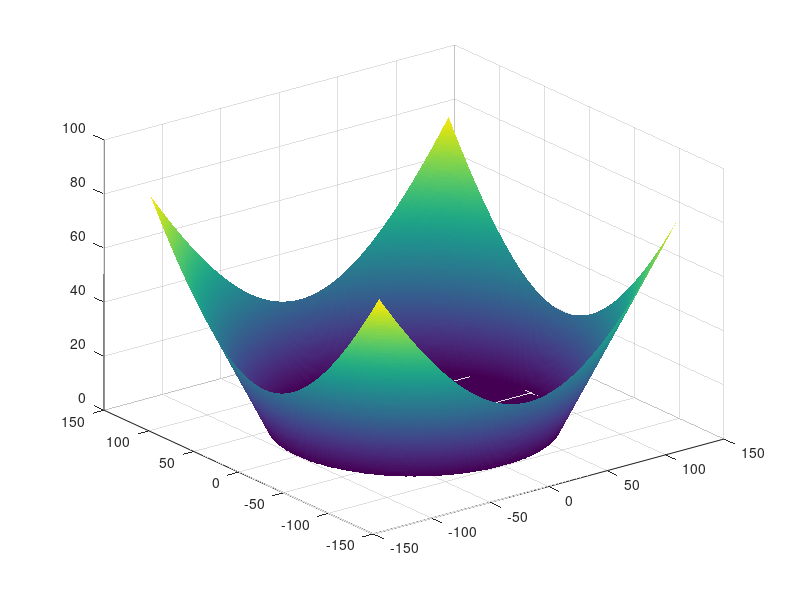
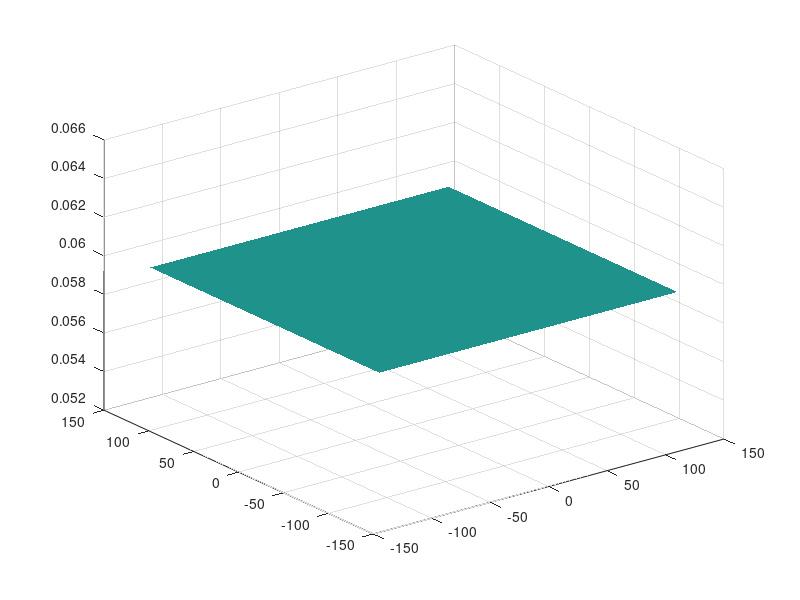

Reproduce these figures in MATLAB, in order. (Note: this script raises an error after producing the figures.)

%%% Multi-track simulation
%%% We will turn off all disp in GP2DF!!!!
clearvars
% % close all
format compact
close all
tic


disp(date);
%%%%%% Define Constants
disp('Defining Constants');

%%% Physical Constants
hbar = 0.6582;	% Plank's Constant (meV.ps)
c=3*10^14*10^-12;	% Speed of light (um/ps)
me=511*10^6/c^2;	% Free electron mass (meV/c^2)
mp=(7*10^-5)*me; % mass of Cavity photon
%%% Calculation Contronl
tstart = 1;	% Initial Dynamics time (ps)
tfinish = 200;	% Finish time (ps)     % reservoir steady state time needed: 100 ps; +20 ps;
tp = tfinish/2;
tstep=0.1;%0.25;	% Frequency to stroe data
Nt=(tfinish-tstart)/tstep;
%%%%%% End

%%%%%% Grid of energy, momentum and real space
%%% For energy
Ns=400;	% Sub-steps;
% Although data will be store for every tstep, it will be calculate over smaller intervals, Ns sets the number of intervals for every tstep;
sstep=tstep/Ns;	% This time step in time used in solving the differential equations; (ps)


uc=1; % Unit cell size (um)
nuc=128; % Number of Unit Cell in one direction from 0-end


%%% For real space
num_p = 2;
Nx=nuc*num_p;	% Number of points in x-axis
Ny=nuc*num_p;	% Number of points in y-axis
xmax=nuc*uc;	% Set x range (um)
ymax=nuc*uc;	% set y range (um)
x=((1:Nx)'-Nx/2-1)*2*xmax/Nx';	% Grid in x
y=((1:Ny)'-Ny/2-1)*2*ymax/Ny';  % Grid in y
dx=abs(x(4)-x(3));	% dx (um)
dy=abs(y(4)-y(3));      % dy
x0=Nx/2+1;  % x=0 index
y0=Ny/2+1;
[X,Y]=meshgrid(x,y);

%%% For momentum space
kxmax=pi/dx; % maxmium of k valus (um^-1)
kymax=pi/dy;
kx=((1:Nx)'-Nx/2-1)*pi/xmax;	% Grid in kx
ky=((1:Ny)'-Ny/2-1)*pi/ymax;	% Grid in ky
dkx=2*kxmax/Nx;	% dkx
dky=2*kymax/Ny;	% dky
[KX,KY]=meshgrid(kx,ky);
%%%%%% END

%%%%%% Dispersion
EC=(hbar^2)*(KX.^2+KY.^2)/(2*mp);

%%%%% Nonlinear interaction %%%%%%%%
%%%%% Parameters controled by experimantal
alphaNL=2*10^-3;	%meV*um^2
Gin = 0.02;   % Gain rate 0.02 ps^-1 um^2
beta= 10^-2;


%%%%%% Pump parameters: Laguerre Gaussian pumping
%%% Pump Rate Intensity no dxdy thing!!!!



omega = 0.15/hbar; %ps^-1
tauP = 14;   % ps
tauR = 120; % ps
Gamma = 1*hbar/(2*tauP);

% Pump intensity 
% P0 = 0.001;
% P0 = 0.05*Gamma*sqrt(hbar*omega/alphaNL);

ratio = 2;
Inten_Pn = ratio*1/(Gin*tauP*tauR);
% Inten_Pr = 0.05*20;
Inten_Pr = 0.05*20;
% Inten_Pr = 0.05*100;
sigr = 6; % size
sigr_Poten = 2;
sigr_non = 10;

locate_pump = -50;
locate_poten = 10;

RL = sqrt(X.^2+(Y-locate_pump).^2);
RL_non = sqrt(X.^2+(Y+locate_poten).^2);
RL_poten = sqrt(X.^2+(Y+locate_poten).^2);
Phase = atan2(Y,X);

%Gaussian
r = sqrt(X.^2 + Y.^2);

absorbL = 100;
streng = 1;
RL_ab=sqrt((X).^2+(Y).^2);
ab_boundary = streng*(RL_ab-absorbL>0).*(RL_ab-absorbL)*(-1i);

kky = -0.5; %um^-1
% kky = -3.4;
Pr = Inten_Pr*exp(-(RL/sigr).^2).*exp(-1i*kky*Y);
Pn = Inten_Pn*ones(length(x),length(x));




PE = 10; %meV;
Poten = PE*exp(-(RL_poten/sigr_Poten).^2);


figure()
surf(x,y,abs(ab_boundary))
shading interp

figure()
surf(x,y,abs(Pn))
shading interp
% saveas(gcf,'images/particle_number.jpg')
% saveas(gcf,sprintf('images/%d.jpg',1))


Poten = Poten + ab_boundary;






%%


%%%%%% Define Fehlberg coefficients (for fifth order Runge-Kutta procedure)
ai(1)=16/135;
ai(2)=0;
ai(3)=6656/12825;
ai(4)=28561/56430;
ai(5)=-9/50;
ai(6)=2/55; %#ok<NASGU>

aibi(1)=1/360;
aibi(2)=0;
aibi(3)=-128/4275;
aibi(4)=-2197/75240;
aibi(5)=1/50;
aibi(6)=2/55;

dij(1,1)=0;
dij(2,1)=1/4;
dij(3,1)=3/32;          dij(3,2)=9/32;
dij(4,1)=1932/2197;     dij(4,2)=-7200/2197;    dij(4,3)=7296/2197;
dij(5,1)=439/216;       dij(5,2)=-8;            dij(5,3)=3680/513;
dij(5,4)=-845/4104;
dij(6,1)=-8/27;         dij(6,2)=2;             dij(6,3)=-3544/2565;
dij(6,4)=1859/4104;     dij(6,5)=-11/40;
%%%%%% END

% Load initial condition
%load psi_601.mat
%load res_601.mat
%psi_ini = psi5;
%rev_ini = rev5;
%clear psi5 rev5

%%%%%% Define the initial state

t=0;	% Real time (ps)
%%% Take the initial wavefunction
% set the random seed
rng('shuffle'); % make the initial seed depned on current time
%rng('default'); % make sure the same random initial condition
% psi5=10e-1*(zeros(Ny,Nx)+1i*zeros(Ny,Nx));
% psi5=exp(-X.^2/4).*exp(-Y.^2/4).*exp(1i*X*2);
% psi5 = Pxy1;
% psi5=10e-2*(randn(Ny,Nx)+1i*randn(Ny,Nx));
psi5 = 10e-1*(zeros(Ny,Nx)+1i*zeros(Ny,Nx));
rev5 = 10e-1*(zeros(Ny,Nx)+1i*zeros(Ny,Nx));
% noise = 10e-10*(randn(Ny,Nx)+1i*randn(Ny,Nx));
%%%%%% END






para = struct('hbar',hbar,'sstep',sstep,'alpha',alphaNL,'tauP',tauP, ...
    'Pr',Pr,'Pn',Pn,'omega',omega,'tp',tp,'Gamma',Gamma,'EC',EC,'Gin',Gin,'beta',beta,'tauR',tauR,'Poten',Poten);
%%%%%% 5th order Runge-Kutta Algorithm
for si=0:1:4
    t=si*sstep;

    % Label theta at next, current and 4 sub-timesteps behind
    psin1=['psi',sprintf('%g',si+5+1)];	% Label of next sub-timestep
    psin = ['psi',sprintf('%g',si+5)];      % Label of current sub-timestep
    psin_4 = ['psi',sprintf('%g',si+5-4)];  % Label of four sub-timesteps back

    % Label theta at next, current and 4 sub-timesteps behind
    revn1=['rev',sprintf('%g',si+5+1)];	% Label of next sub-timestep
    revn = ['rev',sprintf('%g',si+5)];      % Label of current sub-timestep
    revn_4 = ['rev',sprintf('%g',si+5-4)];  % Label of four sub-timesteps back


    % Calculate gradients
    [f1psi,f1rev] = fcal2D(...
        eval(psin),...
        eval(revn),...
        t,para);

    [f2psi,f2rev] = fcal2D(...
        eval(psin)+dij(2,1)*f1psi,...
        eval(revn)+dij(2,1)*f1rev,...
        t,para);

    [f3psi,f3rev] = fcal2D(...
        eval(psin)+dij(3,1)*f1psi+dij(3,2)*f2psi,...
        eval(revn)+dij(3,1)*f1rev+dij(3,2)*f2rev,...
        t,para);

    [f4psi,f4rev] = fcal2D(...
        eval(psin)+dij(4,1)*f1psi+dij(4,2)*f2psi+dij(4,3)*f3psi,...
        eval(revn)+dij(4,1)*f1rev+dij(4,2)*f2rev+dij(4,3)*f3rev,...
        t,para);

    [f5psi,f5rev] = fcal2D(...
        eval(psin)+dij(5,1)*f1psi+dij(5,2)*f2psi+dij(5,3)*f3psi+dij(5,4)*f4psi,...
        eval(revn)+dij(5,1)*f1rev+dij(5,2)*f2rev+dij(5,3)*f3rev+dij(5,4)*f4rev,...
        t,para);

    [f6psi,f6rev] = fcal2D(...
        eval(psin)+dij(6,1)*f1psi+dij(6,2)*f2psi+dij(6,3)*f3psi+dij(6,4)*f4psi+dij(6,5)*f5psi,...
        eval(revn)+dij(6,1)*f1rev+dij(6,2)*f2rev+dij(6,3)*f3rev+dij(6,4)*f4rev+dij(6,5)*f5rev,...
        t,para);

    % Calculate fields at next sub-timestep
    eval([psin1 '=eval(psin)+ai(1)*f1psi+ai(2)*f2psi+ai(3)*f3psi+ai(4)*f4psi+ai(5)*f5psi+ai(6)*f6psi;']);
    eval([revn1 '=eval(revn)+ai(1)*f1rev+ai(2)*f2rev+ai(3)*f3rev+ai(4)*f4rev+ai(5)*f5rev+ai(6)*f6rev;']);

    % Calculate errors
    errorpsi=sum(sum(abs(...
        aibi(1)*f1psi+aibi(2)*f2psi+aibi(3)*f3psi...
        +aibi(4)*f4psi+aibi(5)*f5psi+aibi(6)*f6psi)))...
        /(sum(sum(abs(eval(psin1)))));

    % Clear psi at sub-timestep 6 substeps behind next substep
    clear(psin_4);
    clear(revn_4);

end
clear f1psi f2psi f3psi f4psi f5psi f6psi
clear f1rev f2rev f3rev f4rev f5rev f6rev

clear ai aibi dij

%%%%%% END

%%%%%% Prepare for 5th order Adams-Bashforth-Moulton Algorithm
% This part of the code prepares for the 5th order Adams-Bashforth-Moulton Algorithm. From the stored values of psi from the Runge-Kutta procedure it calculates the gradients, fpsi=dpsi/dt, for each sub-timestep. The results are the arrays: % fpsi6, fpsi7, fpsi8, fpsi9 We also keep the last value of the field: (psi10, theta10) This part of the procedure uses the function, fcal2D(psi,...,t), which gives the value of dpsi/dt
% Increment substep by one
si=si+1;        %si=5 now

% Label psi at previous four sub-timesteps
psin_1 = ['psi',sprintf('%g',si+5-1)];
psin_2 = ['psi',sprintf('%g',si+5-2)];
psin_3 = ['psi',sprintf('%g',si+5-3)];
psin_4 = ['psi',sprintf('%g',si+5-4)];

% Label f at previous four sub-timesteps
fpsin_1 = ['fpsi',sprintf('%g',si+5-1)];
fpsin_2 = ['fpsi',sprintf('%g',si+5-2)];
fpsin_3 = ['fpsi',sprintf('%g',si+5-3)];
fpsin_4 = ['fpsi',sprintf('%g',si+5-4)];

% Label phi at previous four sub-timesteps
revn_1 = ['rev',sprintf('%g',si+5-1)];
revn_2 = ['rev',sprintf('%g',si+5-2)];
revn_3 = ['rev',sprintf('%g',si+5-3)];
revn_4 = ['rev',sprintf('%g',si+5-4)];

% Label f at previous four sub-timesteps
frevn_1 = ['frev',sprintf('%g',si+5-1)];
frevn_2 = ['frev',sprintf('%g',si+5-2)];
frevn_3 = ['frev',sprintf('%g',si+5-3)];
frevn_4 = ['frev',sprintf('%g',si+5-4)];


% Calculate f at previous four sub-timesteps
eval([ '[' fpsin_1  ',' frevn_1 ']=fcal2D(' ...
    psin_1  ',' revn_1 ','...
    't,para);']);

eval([ '[' fpsin_2  ',' frevn_2 ']=fcal2D(' ...
    psin_2 ',' revn_2 ','...
    't,para);']);

eval([ '[' fpsin_3  ',' frevn_3 ']=fcal2D(' ...
    psin_3 ',' revn_3 ','...
    't,para);']);

eval([ '[' fpsin_4  ',' frevn_4 ']=fcal2D(' ...
    psin_4 ',' revn_4 ','...
    't,para);']);

% Clear psi at sub-timesteps earlier than last sub-timestep
clear(psin_1); clear('psin_1');
clear(psin_2); clear('psin_2');
clear(psin_3); clear('psin_3');
clear(psin_4); clear('psin_4');

clear(revn_1); clear('revn_1');
clear(revn_2); clear('revn_2');
clear(revn_3); clear('revn_3');
clear(revn_4); clear('revn_4');


%%%%%% END

%%%%%% Start main 5th order Adams-Bashforth-Moulton Algorithm for all remaining timesteps This is the main part of the algorithm that calculates psi and theta for every sub-timestep.  For each timestep after the initial equilibrium time set by E_tstart plots are made for the first Monte Carlo realization if allow_plots==true For each value in the sample time grid, defined by E_Samples, E_start, and tfinish the field is saved in the variable psi_Ei where Ei is an index The time dynamics of the first Monte Carlo realization is also stored in the variable psit (if allow_plots==1) This part of the procedure uses the function, fcalc2DIS(psi,...,t), which gives the value of dpsi/dt
psit=zeros(Ny,Nx);
revt=zeros(Ny,Nx);


for ti=0:1:tfinish/tstep

    t=ti*tstep+si*sstep;
    plot_t(ti+1) = t;
    disp([sprintf('%1.4f',t),' ps', sprintf(' \t %g',ti),' step ']);
    display(['|psi|^2 : ' sprintf('%1.4g',sum(sum(abs(psit).^2)))]);	% Why 1e8?
    display(['|rev|^2 : ' sprintf('%1.4g',sum(sum(revt)))]);	% Why 1e8?
    sum_psi(ti+1) = sum(sum(abs(psit).^2));



    while si<Ns
        t=ti*tstep+si*sstep;

        % Label f at next and previous 5 sub-timesteps
        fpsin1 = ['fpsi',sprintf('%g',si+5+1)];
        fpsin = ['fpsi',sprintf('%g',si+5)];
        fpsin_1 = ['fpsi',sprintf('%g',si+5-1)];
        fpsin_2 = ['fpsi',sprintf('%g',si+5-2)];
        fpsin_3 = ['fpsi',sprintf('%g',si+5-3)];
        fpsin_4 = ['fpsi',sprintf('%g',si+5-4)];

        % Label f at next and previous 5 sub-timesteps
        frevn1 = ['frev',sprintf('%g',si+5+1)];
        frevn = ['frev',sprintf('%g',si+5)];
        frevn_1 = ['frev',sprintf('%g',si+5-1)];
        frevn_2 = ['frev',sprintf('%g',si+5-2)];
        frevn_3 = ['frev',sprintf('%g',si+5-3)];
        frevn_4 = ['frev',sprintf('%g',si+5-4)];



        % Label psi at next and last sub-timestep
        psin1 = ['psi',sprintf('%g',si+5+1)];
        psin = ['psi',sprintf('%g',si+5)];

        revn1 = ['rev',sprintf('%g',si+5+1)];
        revn = ['rev',sprintf('%g',si+5)];


        % Calculate f at last sub-timestep
        eval([ '[' fpsin  ',' frevn ']=fcal2D(eval(psin),eval(revn),t,para);']);

        % Predict psi at next sub-timestep (Adams-Bashforth Formula)
        psiapprox=eval(psin)+(1/720)*(...
            1901*eval(fpsin)-2774*eval(fpsin_1)...
            +2616*eval(fpsin_2)-1274*eval(fpsin_3)...
            +251*eval(fpsin_4));

        revapprox=eval(revn)+(1/720)*(...
            1901*eval(frevn)-2774*eval(frevn_1)...
            +2616*eval(frevn_2)-1274*eval(frevn_3)...
            +251*eval(frevn_4));

        clear(fpsin_4);
        clear(frevn_4);

        % Predict f at next sub-timestep

        eval([ '[' fpsin1  ',' frevn1 ']=fcal2D(psiapprox,revapprox,t,para);']);

        % Correct psi at next sub-timestep (Adams-Moulton Formula)
        eval([ psin1 '=eval(psin)+(1/720)*',...
            '(251*eval(fpsin1)+646*eval(fpsin)-264*eval(fpsin_1)',...
            '+106*eval(fpsin_2)-19*eval(fpsin_3));']);
         % Correct rev at next sub-timestep (Adams-Moulton Formula)
        eval([ revn1 '=eval(revn)+(1/720)*',...
            '(251*eval(frevn1)+646*eval(frevn)-264*eval(frevn_1)',...
            '+106*eval(frevn_2)-19*eval(frevn_3));']);



        clear(psin);
        clear(revn);

        % Increment sub-timestep
        si=si+1;
    end

    if eval(['isnan(sum(sum(' psin1 ')))'])
        calcsuccess=false;
        disp('  Calculation Stopped: Time step too large')
        return
    end

    % Prepare for next timestep
    psi5=eval(psin1); clear(psin1);
    rev5=eval(revn1); clear(revn1);

    clear(fpsin1);
    clear(frevn1);


    fpsi4=eval(fpsin); clear(fpsin);
    fpsi3=eval(fpsin_1); clear(fpsin_1);
    fpsi2=eval(fpsin_2); clear(fpsin_2);
    fpsi1=eval(fpsin_3); clear(fpsin_3);

    frev4=eval(frevn); clear(frevn);
    frev3=eval(frevn_1); clear(frevn_1);
    frev2=eval(frevn_2); clear(frevn_2);
    frev1=eval(frevn_3); clear(frevn_3);


    si=0;

    if ti>=tstart/tstep
        % store the result
        %         psiall=sum(sum(abs(psi5).^2));
        %         phiall=sum(sum(abs(phi5).^2));
        %         resall=sum(sum(rev5));
        save(['./result/psi_' sprintf('%g',ti-tstart/tstep+1)],'psi5','t');
        save(['./result/rev_' sprintf('%g',ti-tstart/tstep+1)],'rev5','t');

    end
    psit=psi5;
    revt=rev5;
    M(:,:,ti+1) = psit;


end
%%
Psi_M = abs(M).^2;
len_Psi = size(Psi_M);
for i = 1:len_Psi(3)
    Particle_num(i) = sum(sum(Psi_M(:,:,i)));
end

time = 0:tstep:tfinish;

figure()
plot(time, Particle_num)
xlabel('ps')
saveas(gcf,'particle_number.jpg')
%

%%
mat_size = size(M);

normal_sel = 0.6;
for i = 1:mat_size(3)
    inten_M = abs(M(:,:,i)).^normal_sel;
    final_density(:,:,i) = inten_M/max(max(inten_M));
end


%%
% figure()
% pcolor(X,Y,final_density(:,:,end))
% colormap hot
% shading flat
% axis([-32 32 -32 32]);

for i = 1:mat_size(3)
    % figure()
    pcolor(X,Y,final_density(:,:,i))
    colormap hot
    shading flat
    viscircles([0,-locate_poten],sigr_Poten,'LineStyle','--');
    axis([-32 32 -32 32]);
    saveas(gcf,sprintf('images/%d.jpg',i))
end

% time = 0:tstep:tfinish;
% fig_name =  sprintf('ratio = %0.2f, radius_non = %0.2f.jpg',ratio,sigr_non);
% figure()
% pcolor(X,Y,final_density(:,:,end));
% viscircles([0,-locate_poten],sigr_Poten,'LineStyle','--');
% colorbar
% colormap hot
% shading flat
% axis equal
% title(['time : ' sprintf('%g',time(end)),'ps'],"FontSize",20);
% axis([-32 32 -32 32]);
% saveas(gcf,fig_name)
% 
% fig_name2 =  sprintf('Phase : ratio = %0.2f, radius_non = %0.2f.jpg',ratio,sigr_non);
% figure()
% pcolor(X,Y,angle(M(:,:,end)));
% viscircles([0,-locate_poten],sigr_Poten,'LineStyle','--');
% colormap gray
% shading flat
% axis equal
% title(['time : ' sprintf('%g',time(end)),'ps'],"FontSize",20);
% axis([-32 32 -32 32]);
% saveas(gcf,fig_name2)



% plot(plot_t(1:find(plot_t==80)),sum_psi(1:find(plot_t==80)))
% x_r = 1:find(plot_t == tp);
% x_r = plot_t(1:find(plot_t==tp));
% y_r = sum_psi(1:find(plot_t==tp));
% % 
% x_l = plot_t(find(plot_t==tp)+1:end) - (plot_t(end)-tp);
% y_l = flip(sum_psi((find(plot_t==tp)+1:end)));


% save parameters
% save ./result/parameters

% title_name = sprintf('%0.2fPth',ratio);

% figure()
% plot(x_r,y_r)
% hold on
% plot(x_l,y_l,'r')
% title(title_name,'FontSize',20)
% saveas(gcf,[title_name,'.png']);
% time = 0:tstep:tfinish;
% figure()
% plot(time, sum_psi)
% saveas(gcf,'plot.png');

%%
% Image generation for movie

% for i = 1:mat_size(3)
%     filename =  sprintf('%dth.jpg',i);
%     % figure()
%     pcolor(X,Y,final_density(:,:,i));
%     viscircles([0,-locate_poten],sigr_Poten,'LineStyle','--');
%     colormap hot
%     shading flat
%     axis equal
%     title(['time : ' sprintf('%g',time(i)),'ps'],"FontSize",20);
%     % axis([-32 32 -32 32]);
%     FolderName = 'movie';
%     [~, file]  = fileparts(filename);  % Remove extension
%     saveas(gca, fullfile(FolderName, [file, '.jpg'])); 
%     % saveas(gcf,fig_name)
% 
% end
